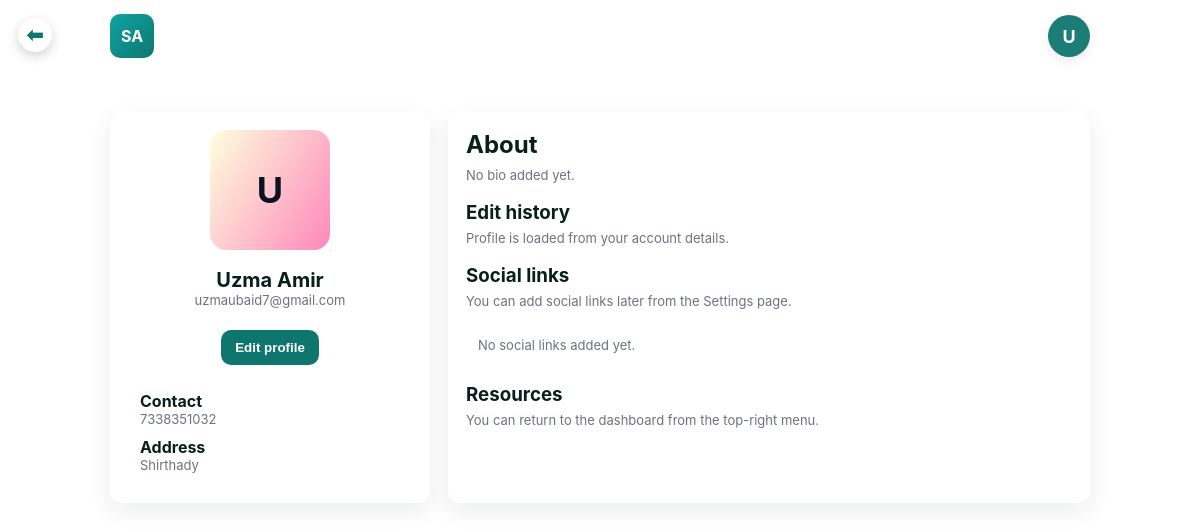
Screenshot of /reporter_profile.php (signed in) with the database file from the repository.
### tables this page shows
CREATE TABLE `users` (
  `user_id` int(11) NOT NULL,
  `name` varchar(255) NOT NULL,
  `email` varchar(255) NOT NULL,
  `password_hash` varchar(255) NOT NULL,
  `phone` varchar(20) DEFAULT NULL,
  `location` varchar(255) DEFAULT NULL,
  `role` enum('donor','reporter','admin') NOT NULL,
  `verification_status` enum('none','pending','verified','rejected') DEFAULT 'none',
  `created_at` timestamp NOT NULL DEFAULT current_timestamp(),
  `status` enum('active','blocked') NOT NULL DEFAULT 'active',
  `lat` decimal(10,7) DEFAULT NULL,
  `lng` decimal(10,7) DEFAULT NULL
);

### reporter_profile.php (the view, shortened to what this page needs)
<?php
require 'config.php';
$userId = (int)$_SESSION['user_id'];
$stmt = $pdo->prepare("SELECT name, email, phone, location FROM users WHERE user_id = :uid LIMIT 1");
$stmt->execute([':uid' => $userId]);
$user = $stmt->fetch(PDO::FETCH_ASSOC);
function h($v) {
    return htmlspecialchars($v ?? '', ENT_QUOTES, 'UTF-8');
}
$name     = $user['name'] ?? '';
$email    = $user['email'] ?? '';
$phone    = $user['phone'] ?? '';
$location = $user['location'] ?? '';
$initialSource = $name !== '' ? $name : $email;
$initial = $initialSource !== '' ? mb_strtoupper(mb_substr($initialSource, 0, 1, 'UTF-8')) : 'U';
?>
<!doctype html>
<html lang="en">
<head>
</head>
<body>
  <a href="reporter_homepage.php" class="back-btn">&#11013;</a>
  <header>
    <div class="brand">
      <div class="logo">SA</div>
      <div>
        <div style="font-weight:700;color:white">Smart Aid</div>
        <div class="muted" style="font-size:13px;color:rgba(255,255,255,0.9)">Reporter profile</div>
      </div>
    </div>
    <div class="user-area" style="position:relative;">
      <div id="userInitial" class="user-initial" aria-haspopup="true" aria-expanded="false">
        <?php echo h($initial); ?>
      </div>
    </div>
  </header>
  <div class="wrap">
    <aside class="card" aria-labelledby="profileCard">
      <div class="profile-head">
        <div class="avatar" id="avatarBox">
          <span id="avatarLetter"><?php echo h($initial); ?></span>
        </div>
        <div>
          <h1 id="displayName"><?php echo h($name); ?></h1>
          <div class="muted" id="displayEmail"><?php echo h($email); ?></div>
        </div>
        <div class="actions" style="margin-top:10px">
          <button class="btn btn-primary" id="editProfileBtn">Edit profile</button>
        </div>
      </div>
      <div style="margin-top:14px" class="small-card">
        <div style="font-weight:700">Contact</div>
        <div class="muted" id="displayPhone">
          <?php echo $phone !== '' ? h($phone) : '—'; ?>
        </div>
        <div style="height:10px"></div>
        <div style="font-weight:700">Address</div>
        <div class="muted" id="displayAddress">
          <?php echo $location !== '' ? h($location) : '—'; ?>
        </div>
      </div>
    </aside>
    <section class="card" aria-labelledby="aboutSection">
      <h2 id="aboutSection">About</h2>
      <div class="muted" id="displayBio">No bio added yet.</div>
      <div style="margin-top:18px">
        <h3>Edit history</h3>
        <div class="muted" id="editHistory">Profile is loaded from your account details.</div>
      </div>
      <div style="margin-top:18px">
        <h3>Social links</h3>
        <div class="muted" style="font-size:13px;margin-bottom:8px">
          You can add social links later from the Settings page.
        </div>
        <div id="socialBox" class="small-card">
          <div style="display:flex;flex-direction:column;gap:8px">
            <div id="noSocialsMsg" class="muted">No social links added yet.</div>
          </div>
        </div>
      </div>
      <div style="margin-top:18px">
        <h3>Resources</h3>
        <div class="muted">You can return to the dashboard from the top-right menu.</div>
      </div>
    </section>
  </div>
</body>
</html>

### reporter_profile.php (style rules this page uses)
:root { --card:#ffffffcc; --muted:#6b7280; --accent:#0f766e; --shadow: 0 8px 24px rgba(16,24,40,0.08); --radius:12px; font-family: Inter, system-ui, -apple-system, "Segoe UI", Roboto, "Helvetica Neue", Arial; }
html,body { height:100%;margin:0;-webkit-font-smoothing:antialiased; }
body { background: linear-gradient(180deg, rgba(255,255,255,0.6), rgba(255,255,255,0.4)), url('signin-background.jpeg.jpg') center/cover no-repeat; font-family:Inter, system-ui, Roboto, Arial; color:#07201a; }
header { display:flex; align-items:center; justify-content:space-between; padding:14px 22px; background:transparent; max-width:980px;margin:0 auto; }
.brand { display:flex;align-items:center;gap:12px }
.logo { width:44px;height:44px;border-radius:10px;background:linear-gradient(135deg,#0ea5a3,#0f766e);display:flex;align-items:center;justify-content:center;color:white;font-weight:700 }
.muted { color:var(--muted);font-size:13px }
.wrap { max-width:980px;margin:22px auto;padding:18px;display:grid;grid-template-columns:320px 1fr;gap:18px }
.card { background:var(--card); border-radius:var(--radius); box-shadow:var(--shadow); padding:18px; backdrop-filter: blur(6px); }
.profile-head { display:flex;flex-direction:column;align-items:center;gap:12px;text-align:center }
.avatar { width:120px;height:120px;border-radius:16px;background:linear-gradient(120deg,#ffd,#f8b);display:flex;align-items:center;justify-content:center;font-weight:700;color:#0b1220;font-size:36px;overflow:hidden }
h1 { margin:6px 0 0 0;font-size:20px }
.actions { display:flex;gap:10px;justify-content:center;margin-top:8px;flex-wrap:wrap }
.btn { padding:10px 14px;border-radius:10px;border:none;cursor:pointer }
.btn-primary { background:var(--accent);color:white;font-weight:600 }
.small-card { background:linear-gradient(180deg, rgba(255,255,255,0.85), transparent);padding:12px;border-radius:10px }
.user-area { display:flex;align-items:center;gap:12px }
.user-initial { width:42px;height:42px;border-radius:50%; background-color:rgba(15,118,110,0.95); color:white;display:flex;justify-content:center;align-items:center;font-weight:700;font-size:18px;cursor:pointer; box-shadow:0 4px 12px rgba(0,0,0,0.08); }
section.card h2 { margin:0 0 8px 0 }
section.card h3 { margin:10px 0 6px 0 }
.back-btn { position: absolute; top: 18px; left: 18px; width: 34px; height: 34px; display: flex; justify-content: center; align-items: center; background: white; color: #0f766e; border-radius: 50%; font-size: 20px; font-weight: 900; text-decoration: none; box-shadow: 0 4px 12px rgba(0,0,0,0.18); z-index: 999; transition: 0.25s ease; }

### rows the page displays
users: name "U", name "Uzma Amir", email "uzmaubaid7@gmail.com", phone "7338351032", location "Shirthady"
